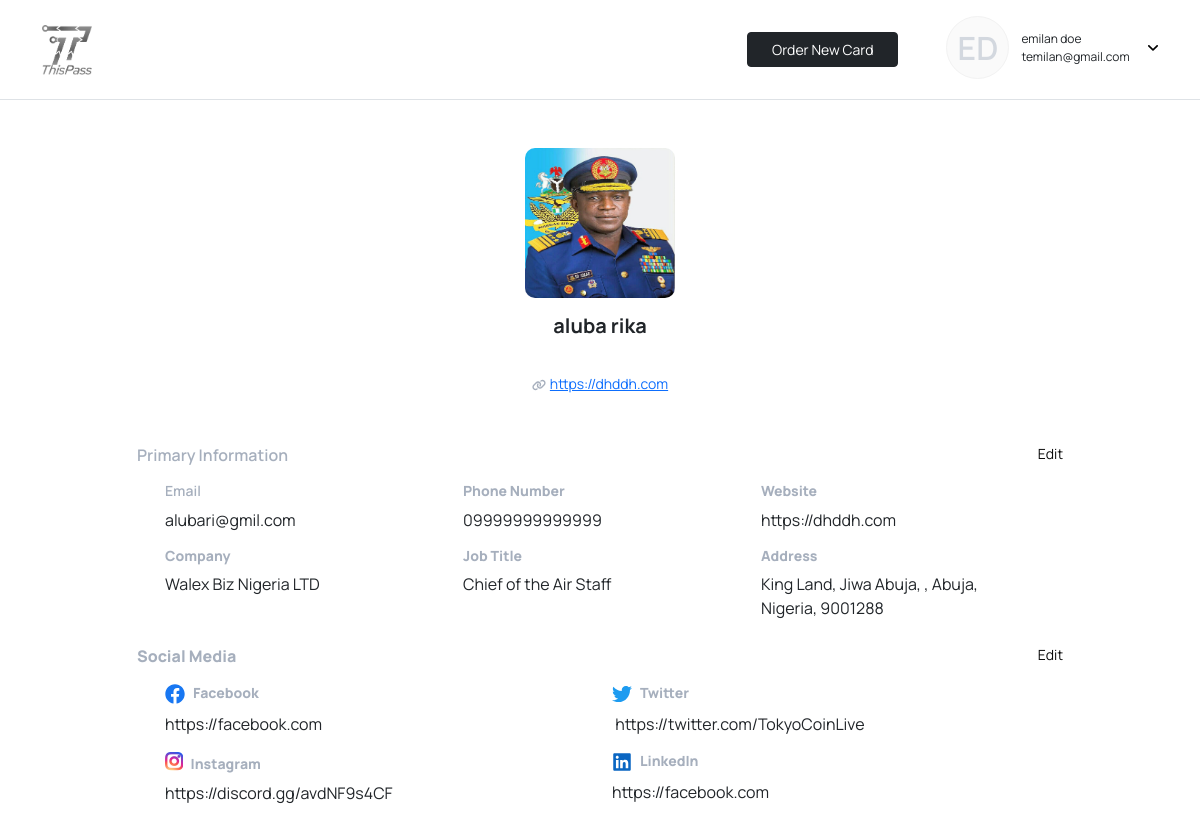
The page /order/dashboard/36/ (signed in) on the database its author committed.
### app_user/models.py (models this page shows, shortened)
class AppUser(models.Model):
	user = models.OneToOneField(User, on_delete=models.CASCADE)
	phone_no = models.CharField(default="", max_length=100)
	user_name = models.CharField(default="", max_length=100)
	pub_date = models.DateTimeField(default=timezone.now)
	otp_code = models.CharField(default="none",max_length=10)
	ec_status = models.BooleanField(default=False)
	status = models.BooleanField(default=False)

### order/models.py (models this page shows, shortened)
class CardInfo(models.Model):
    app_user = models.ForeignKey(AppUser, on_delete=models.SET_NULL, null=True)
    card_code = models.CharField(default="",max_length=2000)
    card_first_name = models.CharField(default="",max_length=2000)
    card_last_name = models.CharField(default="",max_length=2000)
    card_phone_no = models.CharField(default="",max_length=100)
    card_email = models.CharField(default="",max_length=2000)
    card_profile_photo = models.FileField(upload_to='account_files/profile_photos/', blank=True, default="default_files/default_face.jpg")
    card_website = models.CharField(default="",max_length=1000)
    card_job_title = models.CharField(default="",max_length=1000)
    card_company = models.CharField(default="",max_length=30, null=True)
    card_address = models.CharField(default="",max_length=30, null=True)
    card_city = models.CharField(default="",max_length=30, null=True)
    card_state = models.CharField(default="",max_length=30, null=True)
    card_zip_code = models.CharField(default="",max_length=30, null=True)
    card_country = models.CharField(default="",max_length=30, null=True)
    facebook_link = models.CharField(default="",max_length=30, null=True)
    twitter_link = models.CharField(default="",max_length=30, null=True)
    instagram_link = models.CharField(default="",max_length=30, null=True)
    linkedin_link = models.CharField(default="",max_length=30, null=True)

### order/views.py (the view)
# urls.py: path("dashboard/<int:id>/", views.DashboardView, name="dashboard"),
def DashboardView(request, id):
    order = Order.objects.all()
    card = CardInfo.objects.get(id=id)
    app_user = AppUser.objects.get(user__pk=request.user.id)
    if request.method == "POST":
        app_user = AppUser.objects.get(user__pk=request.user.id)
        card_first_name = request.POST.get("card_first_name")
        card_last_name = request.POST.get("card_last_name")
        card_email = request.POST.get("card_email")
        card_company = request.POST.get("card_company")
        card_phone_no = request.POST.get("card_phone_no")
        card_website = request.POST.get("card_website")
        card_job_title = request.POST.get("card_job_title")
        card_address = request.POST.get("card_address")
        card_city = request.POST.get("card_city")
        card_state = request.POST.get("card_state")
        card_zip_code = request.POST.get("card_zip_code")
        card_country = request.POST.get("card_country")
        facebook_link = request.POST.get("facebook_link")
        twitter_link = request.POST.get("twitter_link")
        instagram_link = request.POST.get("instagram_link")
        linkedin_link = request.POST.get("linkedin_link")
        card.card_first_name = card_first_name
        card.card_last_name = card_last_name
        card.card_email = card_email
        card.card_company = card_company
        card.card_phone_no = card_phone_no
        card.card_website = card_website
        card.card_job_title = card_job_title
        card.card_address = card_address
        card.card_city = card_city
        card.card_state = card_state
        card.card_zip_code = card_zip_code
        card.card_country = card_country
        card.facebook_link = facebook_link
        card.twitter_link = twitter_link
        card.instagram_link = instagram_link
        card.linkedin_link = linkedin_link
        card.save()
        return HttpResponseRedirect(reverse("order:dashboard", args=[card.id]))
    else:
        context = {"app_user": app_user, 'card':card, "order":order}
        return render(request, "order/dashboard.html", context )

### order/templates/order/dashboard.html (shortened to what this page needs)
{% extends 'app_user/auth_base.html' %}
{% load static %}
{% block content %}
<body>
    <nav class="navbar navbar-light navbar-expand-md py-3 border-bottom">
        <div class="container"><a class="navbar-brand d-flex align-items-center" href="/app/app/"><img src="{% static 'assets/img/BndW-LoGO.png' %}" style="width: 50px;"></a>
            <div class="d-flex me-0"><a href="/order/order/" class="btn btn-dark d-none d-sm-none d-md-block d-lg-block d-xl-block d-xxl-block my-3 me-5 fs-14 px-4" type="button">Order New Card</a>
                <div class="container w-auto me-0">
                    <div class="row">
                        <div class="col-auto p-0">
                            <div class="d-flex justify-content-center align-items-center rounded-circle dashboard-nav-img d-flex"><span class="fs-32 color-disabled fw-600">{{ app_user.user.first_name|make_list|first|capfirst }}{{ app_user.user.last_name|make_list|first|capfirst }}</span></div>
                        </div>
                        <div class="col-auto d-flex align-items-center">
                            <div class="fs-12">
                                <p class="m-0">{{ app_user.user.first_name }} {{ app_user.user.last_name }}</p>
                                <p class="m-0">t{{ app_user.user.email}}</p>
                            </div>
                        </div>
                        <div class="col d-flex align-items-center p-0">
                            <div class="dropdown dashboard-dropdown"><a class="dropdown-toggle" aria-expanded="false" data-bs-toggle="dropdown" data-bs-auto-close="outside" href="#"></a>
                            </div>
                        </div>
                    </div>
                </div>
            </div>
        </div>
    </nav>
    <div class="container py-5">
        <div class="row d-lg-flex justify-content-center">
            <div class="col-md-10">
                <div>
                    <div class="row mb-5">
                        <div class="col-md-12 d-flex justify-content-center">
                            <div class="text-center"><img class="mb-3" src="{{ card.card_profile_photo.url }}" style="width: 150px;height: 150px;border-radius: 10px;">
                                <h1 class="fw-700 fs-20">{{ card.card_first_name }} {{ card.card_last_name }}</h1>
                                <h1 class="fw-600 fs-14" style="color: #A6AFBD;"><br></h1><a class="fs-14" href="{% url 'main:profile' card.app_user.user_name %}">{{ card.card_website }}</a>
                            </div>
                        </div>
                    </div>
                    <div class="mb-4">
                        <div class="row">
                            <div class="col-md-12 mb-3"><span class="fw-600 fs-16" style="color: #A6AFBD;">Primary Information</span><a class="float-end fs-14 fw-400 text-decoration-none primary-text" href="#" data-bs-toggle="offcanvas" data-bs-target="#offcanvas-1" aria-controls="offcanvas-1">Edit</a></div>
                        </div>
                        <div class="row mx-3">
                            <div class="col-md-4">
                                <h1 class="fw-600 fs-14" style="color: #A6AFBD;">Email</h1>
                                <p class="fs-16 fw-400">{{ card.card_email }}</p>
                            </div>
                            <div class="col-md-4">
                                <h1 class="fw-600 fs-14" style="color: #A6AFBD;"><strong>Phone Number</strong></h1>
                                <p class="fs-16 fw-400">{{ card.card_phone_no }}</p>
                            </div>
                            <div class="col-md-4">
                                <h1 class="fw-600 fs-14" style="color: #A6AFBD;"><strong>Website</strong><br></h1>
                                <p class="fs-16 fw-400">{{ card.card_website }}<br></p>
                            </div>
                        </div>
                        <div class="row mx-3">
                            <div class="col-md-4">
                                <h1 class="fw-600 fs-14" style="color: #A6AFBD;"><strong>Company</strong><br></h1>
                                <p class="fs-16 fw-400">{{ card.card_company }}</p>
                            </div>
                            <div class="col-md-4">
                                <h1 class="fw-600 fs-14" style="color: #A6AFBD;"><strong>Job Title</strong><br></h1>
                                <p class="fs-16 fw-400">{{ card.card_job_title }}</p>
                            </div>
                            <div class="col-md-4">
                                <h1 class="fw-600 fs-14" style="color: #A6AFBD;"><strong>Address</strong><br></h1>
                                <p class="fs-16 fw-400 mb-0">{{ card.card_address }}, {{ rs.card_city }}, {{ card.card_state }},</p><span>{{ card.card_country }},&nbsp;{{ card.card_zip_code }}<br></span>
                            </div>
                        </div>
                    </div>
                    <div>
                        <div class="row">
                            <div class="col-md-12 mb-3"><span class="fw-600 fs-16" style="color: #A6AFBD;"><strong>Social Media</strong></span><a class="float-end fs-14 fw-400 text-decoration-none primary-text" href="#" data-bs-toggle="offcanvas" data-bs-target="#offcanvas-2" aria-controls="offcanvas-2">Edit</a></div>
                        </div>
                        <div class="row d-flex justify-content-between mx-3">
                            <div class="col-md-6">
                                <h1 class="fw-600 fs-14" style="color: #A6AFBD;"><strong>Facebook</strong><br></h1>
                                <p class="fs-16 fw-400">{{ card.facebook_link}}</p>
                            </div>
                            <div class="col-md-6">
                                <h1 class="fw-600 fs-14" style="color: #A6AFBD;"><strong>Twitter</strong><br></h1>
                                <p class="fs-16 fw-400">&nbsp;{{ card.twitter_link }}</p>
                            </div>
                        </div>
                        <div class="row d-flex justify-content-between mx-3">
                            <div class="col-md-6">
                                <h1 class="fw-600 fs-14" style="color: #A6AFBD;"><i class="fab fa-instagram ig-logo me-2 fs-5 fw-700" aria-hidden="true"></i><strong>Instagram</strong><br></h1>
                                <p class="fs-16 fw-400">{{ card.instagram_link }}</p>
                            </div>
                            <div class="col-md-6">
                                <h1 class="fw-600 fs-14" style="color: #A6AFBD;"><strong>LinkedIn</strong><br></h1>
                                <p class="fs-16 fw-400">{{ card.linkedin_link }}</p>
                            </div>
                        </div>
                    </div>
                </div>
            </div>
        </div>
    </div>
{% endblock %}

### app_user/static/assets/css/styles.css (style rules this page uses)
.primary-text { color: #0A0A0A!important; }
body { font-family: 'Manrope', sans-serif; }
.fw-600 { font-weight: 600 !important; }
.fw-700 { font-weight: 700 !important; }
.fw-400 { font-weight: 400 !important; }
.fs-14 { font-size: 14px; }
.fs-32 { font-size: 32px; }
.fs-16 { font-size: 16px !important; }
.fs-12 { font-size: 12px; }
.fs-20 { font-size: 20px; }
.dashboard-nav-img { width: 63px; height: 63px; background-color: #FAFAFA; border: 1px solid #F2F2F2; }
.color-disabled { color: #D3D8DF; }
.dashboard-dropdown .dropdown-toggle::after { border: none; width: 10px; height: auto; margin-left: 0.4rem; vertical-align: middle; }
.ig-logo { background: radial-gradient(circle at 30% 107%, #fdf497 0%, #fdf497 5%, #fd5949 45%, #d6249f 60%, #285AEB 90%); -webkit-background-clip: text; background-clip: text; -webkit-text-fill-color: transparent; }

### rows shown on the page
AppUser: user.first_name|make_list "E", user.last_name|make_list "D", user.first_name "emilan", user.last_name "doe", user.email "emilan@gmail.com"
CardInfo: card_profile_photo (picture), card_first_name "aluba", card_last_name "rika", card_website "https://dhddh.com", card_email "alubari@gmil.com", card_phone_no "09999999999999", card_company "Walex Biz Nigeria LTD", card_job_title "Chief of the Air Staff", card_address "King Land, Jiwa Abuja", card_state "Abuja", card_country "Nigeria", card_zip_code "9001288", facebook_link "https://facebook.com", twitter_link "https://twitter.com/TokyoCoinLive", instagram_link "https://discord.gg/avdNF9s4CF", linkedin_link "https://facebook.com"
